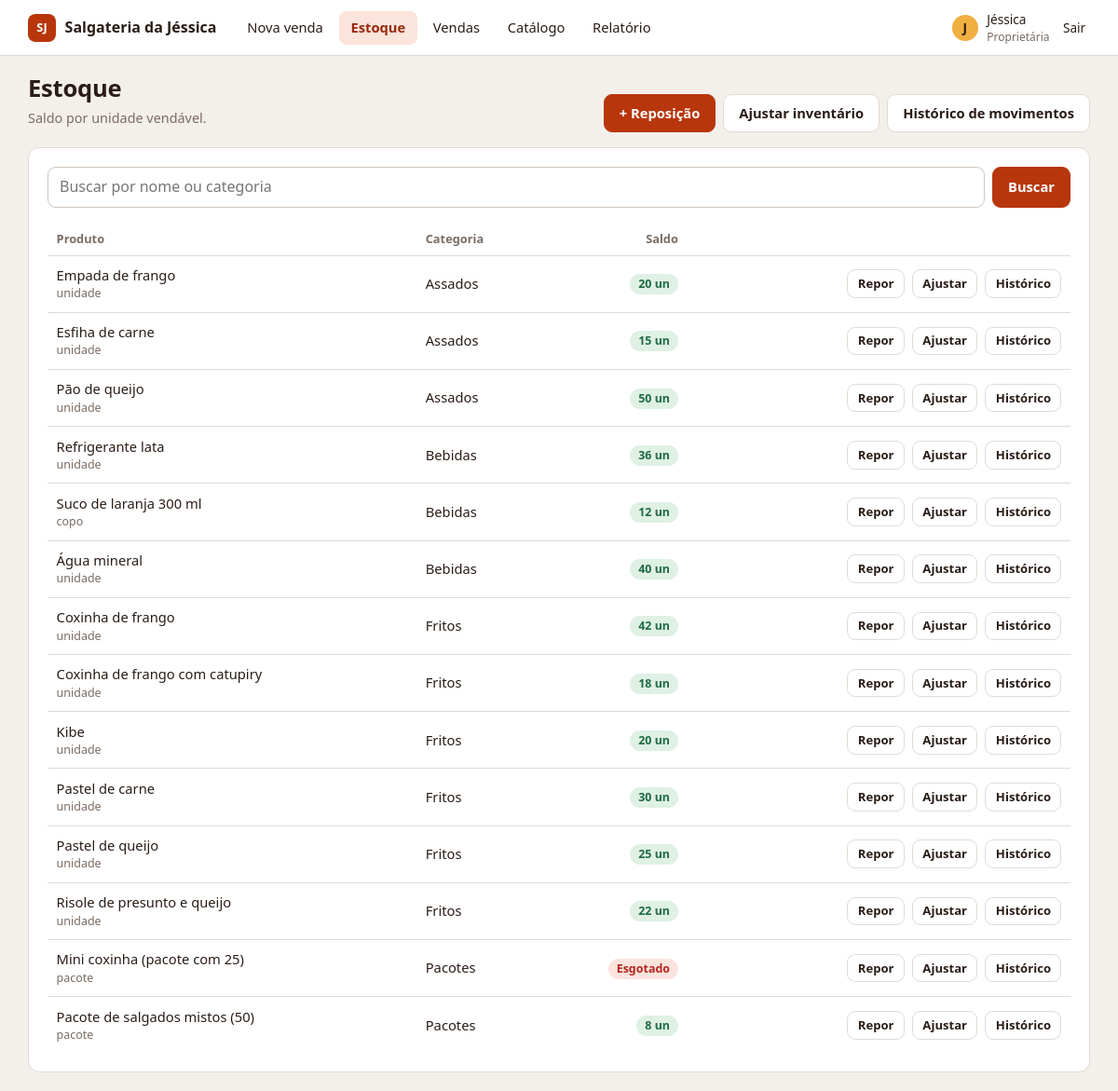
Page /estoque/ (signed in) on the committed database.
### contas/models.py (models this page shows, shortened)
class Usuario(AbstractUser):
    class Perfil(models.TextChoices):
        PROPRIETARIA = "PROPRIETARIA", "Proprietária"
        ATENDENTE = "ATENDENTE", "Atendente"
    perfil = models.CharField(max_length=12, choices=Perfil.choices, default=Perfil.ATENDENTE)
    @property
    def eh_proprietaria(self):
        return self.perfil == self.Perfil.PROPRIETARIA
    @property
    def nome_exibicao(self):
        return self.first_name or self.username
    @property
    def iniciais(self):
        return self.nome_exibicao[:1].upper()

### catalogo/models.py (models this page shows, shortened)
class Produto(models.Model):
    class Unidade(models.TextChoices):
        UNIDADE = "unidade", "unidade"
        PACOTE = "pacote", "pacote"
        PORCAO = "porção", "porção"
        COPO = "copo", "copo"
    nome = models.CharField(max_length=100)
    categoria = models.CharField(max_length=40)
    unidade = models.CharField("unidade vendável", max_length=10, choices=Unidade.choices, default=Unidade.UNIDADE)
    preco_centavos = models.PositiveIntegerField("preço (centavos)")
    saldo = models.PositiveIntegerField(default=0)  # nunca negativo (RNF09)
    ativo = models.BooleanField(default=True)
    class Meta:
        ordering = ["nome"]
        constraints = [
            models.CheckConstraint(condition=models.Q(preco_centavos__gt=0), name="produto_preco_maior_que_zero"),
        ]

### estoque/views.py (the view)
# urls.py: path("", views.consulta, name="consulta"),
@login_required
def consulta(request):
    q = request.GET.get("q", "").strip()
    produtos = Produto.objects.order_by("-ativo", "categoria", "nome")
    if q:
        produtos = [p for p in produtos if normalizar(q) in normalizar(p.nome + " " + p.categoria)]
    return render(request, "estoque/consulta.html", {"produtos": produtos, "q": q})

### nucleo/contexto.py (called while the page is built)
def navegacao(request):
    m = request.resolver_match
    if not m:
        return {}
    return {
        "secao": _SECOES.get(m.view_name, m.namespace),
        "etapas_venda": [(1, "Produtos"), (2, "Pagamento"), (3, "Registro"), (4, "Comprovante")],
    }

### estoque/templates/estoque/consulta.html (shortened to what this page needs)
{% extends "base.html" %}
{% block content %}
<div class="cabeca">
  <div><h1>Estoque</h1><p class="suave">Saldo por unidade vendável.</p></div>
  {% if user.eh_proprietaria %}<div class="acoes">
    <a class="btn" href="{% url 'estoque:reposicao' %}">+ Reposição</a>
    <a class="btn sec" href="{% url 'estoque:ajuste' %}">Ajustar inventário</a>
    <a class="btn sec" href="{% url 'estoque:movimentos' %}">Histórico de movimentos</a>
  </div>{% endif %}
</div>
<div class="cartao">
  <form method="get" class="linha-busca" style="margin-bottom:1rem">
    <input type="text" name="q" value="{{ q }}" placeholder="Buscar por nome ou categoria" aria-label="Buscar produto">
    <button class="btn" type="submit">Buscar</button>
  </form>
  {% if produtos %}
  <div class="tabela-rolagem"><table>
    <thead><tr><th>Produto</th><th>Categoria</th><th class="num">Saldo</th>{% if user.eh_proprietaria %}<th></th>{% endif %}</tr></thead>
    <tbody>{% for p in produtos %}
      <tr>
        <td>{{ p.nome }}{% if not p.ativo %} <span class="tag">Inativo</span>{% endif %}<span class="sub">{{ p.unidade }}</span></td>
        <td>{{ p.categoria }}</td>
        <td class="num">{% if p.saldo == 0 %}<span class="tag zero">Esgotado</span>{% else %}<span class="tag ok">{{ p.saldo }} un</span>{% endif %}</td>
        {% if user.eh_proprietaria %}<td><div class="acoes" style="justify-content:flex-end">
          <a class="btn sec pequeno" href="{% url 'estoque:reposicao' %}?produto={{ p.pk }}">Repor</a>
          <a class="btn sec pequeno" href="{% url 'estoque:ajuste' %}?produto={{ p.pk }}">Ajustar</a>
          <a class="btn sec pequeno" href="{% url 'estoque:movimentos' %}?produto={{ p.pk }}">Histórico</a>
        </div></td>{% endif %}
      </tr>{% endfor %}
    </tbody></table></div>
  {% else %}
  <div class="vazio"><strong>Nenhum produto encontrado</strong>Tente outro nome ou categoria.</div>
  {% endif %}
</div>
{% endblock %}

### nucleo/templates/base.html (shortened to what this page needs)
{% load static %}<!doctype html>
<html lang="pt-br">
<head>
  <link rel="stylesheet" href="{% static 'nucleo/app.css' %}">
</head>
<body>
{% block topo %}
<header class="topo">
  <div class="topo-in">
    <a class="marca" href="{% url 'vendas:nova' %}"><span class="logo">SJ</span> Salgateria da Jéssica</a>
    <nav class="menu" aria-label="Principal">
      <a href="{% url 'vendas:nova' %}" {% if secao == 'venda' %}class="ativo" aria-current="page"{% endif %}>Nova venda</a>
      <a href="{% url 'estoque:consulta' %}" {% if secao == 'estoque' %}class="ativo" aria-current="page"{% endif %}>Estoque</a>
      <a href="{% url 'vendas:lista' %}" {% if secao == 'vendas' %}class="ativo" aria-current="page"{% endif %}>Vendas</a>
      {% if user.eh_proprietaria %}
      <a href="{% url 'catalogo:lista' %}" {% if secao == 'catalogo' %}class="ativo" aria-current="page"{% endif %}>Catálogo</a>
      <a href="{% url 'vendas:relatorio' %}" {% if secao == 'relatorio' %}class="ativo" aria-current="page"{% endif %}>Relatório</a>
      {% endif %}
    </nav>
    <div class="usuario">
      <span class="avatar">{{ user.iniciais }}</span>
      <span>{{ user.nome_exibicao }}<small>{{ user.get_perfil_display }}</small></span>
      <form method="post" action="{% url 'contas:sair' %}">{% csrf_token %}<button class="link-botao" type="submit">Sair</button></form>
    </div>
  </div>
</header>
{% endblock %}
<main>
  {% block content %}{% endblock %}
</main>
</body>
</html>

### nucleo/static/nucleo/app.css (style rules this page uses)
:root { --brasa:#b8360c; --brasa-esc:#97290a; --brasa-clara:#fbe4dc; --massa:#f0af40; --fundo:#f3efeb; --papel:#fff; --tinta:#2a1d17; --suave:#7a6c63; --linha:#e2dad3; --verde:#1f6b45; --verde-clara:#dff0e4; --erro:#b3261e; --erro-clara:#fbe3de; --raio:12px; }
* { box-sizing:border-box }
html { font-size:16px }
body { margin:0;background:var(--fundo);color:var(--tinta);font-family:"Segoe UI",Inter,system-ui,-apple-system,Roboto,sans-serif;line-height:1.45 }
a { color:var(--brasa) }
h1,h2,h3 { line-height:1.2;margin:0 0 .35rem;letter-spacing:-.01em }
h1 { font-size:1.6rem }
p { margin:.25rem 0 }
.suave { color:var(--suave);font-size:.9rem }
.topo { background:var(--papel);border-bottom:1px solid var(--linha) }
.topo-in { max-width:1180px;margin:0 auto;padding:.7rem 1.25rem;display:flex;align-items:center;gap:1.25rem;flex-wrap:wrap }
.marca { display:flex;align-items:center;gap:.6rem;font-weight:700;text-decoration:none;color:var(--tinta) }
.logo { background:var(--brasa);color:#fff;border-radius:8px;width:30px;height:30px;display:grid;place-items:center;font-size:.8rem;font-weight:700 }
.menu { display:flex;gap:.25rem;flex:1;flex-wrap:wrap }
.menu a { padding:.45rem .8rem;border-radius:8px;text-decoration:none;color:var(--tinta);font-size:.92rem }
.menu a.ativo { background:var(--brasa-clara);color:var(--brasa-esc);font-weight:600 }
.usuario { display:flex;align-items:center;gap:.6rem;font-size:.85rem }
.avatar { background:var(--massa);width:28px;height:28px;border-radius:50%;display:grid;place-items:center;font-weight:700 }
.usuario small { display:block;color:var(--suave);font-size:.75rem }
.link-botao { background:none;border:0;color:var(--tinta);cursor:pointer;font:inherit;font-size:.85rem;padding:.3rem }
main { max-width:1180px;margin:0 auto;padding:1.25rem }
.cabeca { display:flex;justify-content:space-between;align-items:flex-end;gap:1rem;flex-wrap:wrap;margin-bottom:1rem }
.acoes { display:flex;gap:.5rem;flex-wrap:wrap }
.cartao { background:var(--papel);border:1px solid var(--linha);border-radius:var(--raio);padding:1.25rem }
.btn { display:inline-flex;align-items:center;justify-content:center;gap:.4rem;border:1px solid var(--brasa);background:var(--brasa);color:#fff; border-radius:9px;padding:.55rem 1rem;font:inherit;font-weight:600;font-size:.92rem;cursor:pointer;text-decoration:none }
.btn.sec { background:var(--papel);color:var(--tinta);border-color:var(--linha) }
.btn.pequeno { padding:.3rem .65rem;font-size:.82rem }
input[type=text],input[type=password],input[type=number],input[type=date],select,textarea { width:100%;padding:.6rem .75rem;border:1px solid #cfc5bd;border-radius:9px;font:inherit;background:#fff;color:var(--tinta) }
.linha-busca { display:flex;gap:.5rem }
.linha-busca .btn { flex:none }
.tabela-rolagem { overflow-x:auto }
table { width:100%;border-collapse:collapse;font-size:.92rem }
th { text-align:left;font-size:.8rem;color:var(--suave);font-weight:600;padding:.5rem .6rem;border-bottom:1px solid var(--linha) }
td { padding:.65rem .6rem;border-bottom:1px solid var(--linha);vertical-align:middle }
tr:last-child td { border-bottom:0 }
.num { text-align:right;font-variant-numeric:tabular-nums }
.sub { display:block;color:var(--suave);font-size:.78rem }
.tag { display:inline-block;padding:.12rem .55rem;border-radius:99px;font-size:.78rem;font-weight:600;background:var(--fundo);color:var(--suave) }
.tag.ok { background:var(--verde-clara);color:var(--verde) }
.tag.zero { background:var(--erro-clara);color:var(--erro) }
@media (prefers-reduced-motion:no-preference) { .btn { transition:background .15s } }

### rows in the picture
Usuario: iniciais "J", nome_exibicao "Jéssica", perfil "Proprietária"
Produto: nome "Empada de frango", unidade "unidade", categoria "Assados", saldo "20"
Produto: nome "Esfiha de carne", unidade "unidade", categoria "Assados", saldo "15"
Produto: nome "Pão de queijo", unidade "unidade", categoria "Assados", saldo "50"
Produto: nome "Refrigerante lata", unidade "unidade", categoria "Bebidas", saldo "36"
Produto: nome "Suco de laranja 300 ml", unidade "copo", categoria "Bebidas", saldo "12"
Produto: nome "Água mineral", unidade "unidade", categoria "Bebidas", saldo "40"
Produto: nome "Coxinha de frango", unidade "unidade", categoria "Fritos", saldo "42"
Produto: nome "Coxinha de frango com catupiry", unidade "unidade", categoria "Fritos", saldo "18"
Produto: nome "Kibe", unidade "unidade", categoria "Fritos", saldo "20"
Produto: nome "Pastel de carne", unidade "unidade", categoria "Fritos", saldo "30"
Produto: nome "Pastel de queijo", unidade "unidade", categoria "Fritos", saldo "25"
Produto: nome "Risole de presunto e queijo", unidade "unidade", categoria "Fritos", saldo "22"
Produto: nome "Mini coxinha (pacote com 25)", unidade "pacote", categoria "Pacotes", saldo "Esgotado"
Produto: nome "Pacote de salgados mistos (50)", unidade "pacote", categoria "Pacotes", saldo "8"
